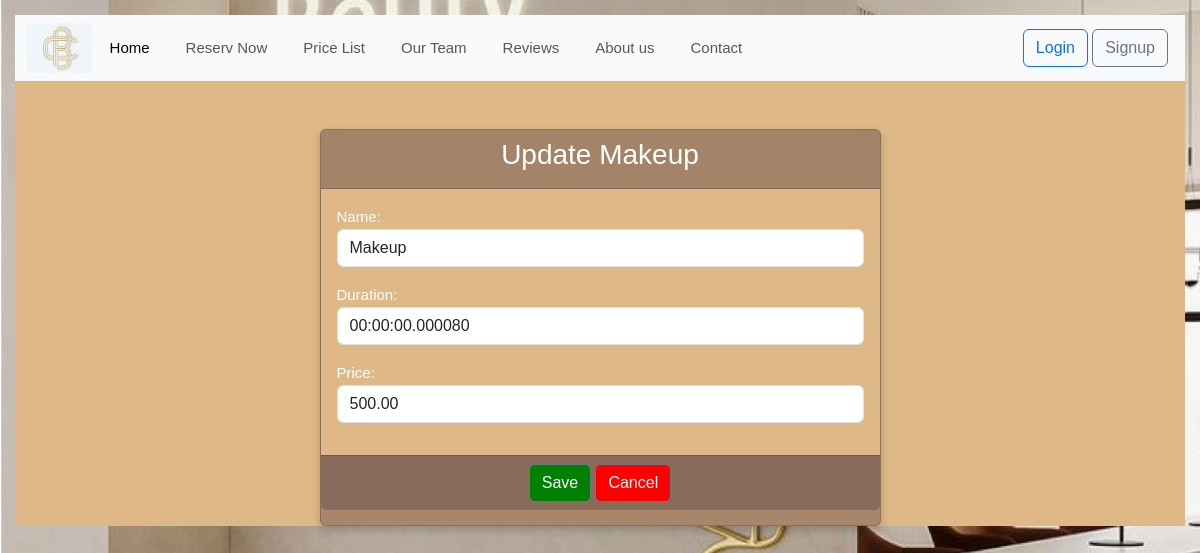
Page /update-service/3/ on the earlier database version.
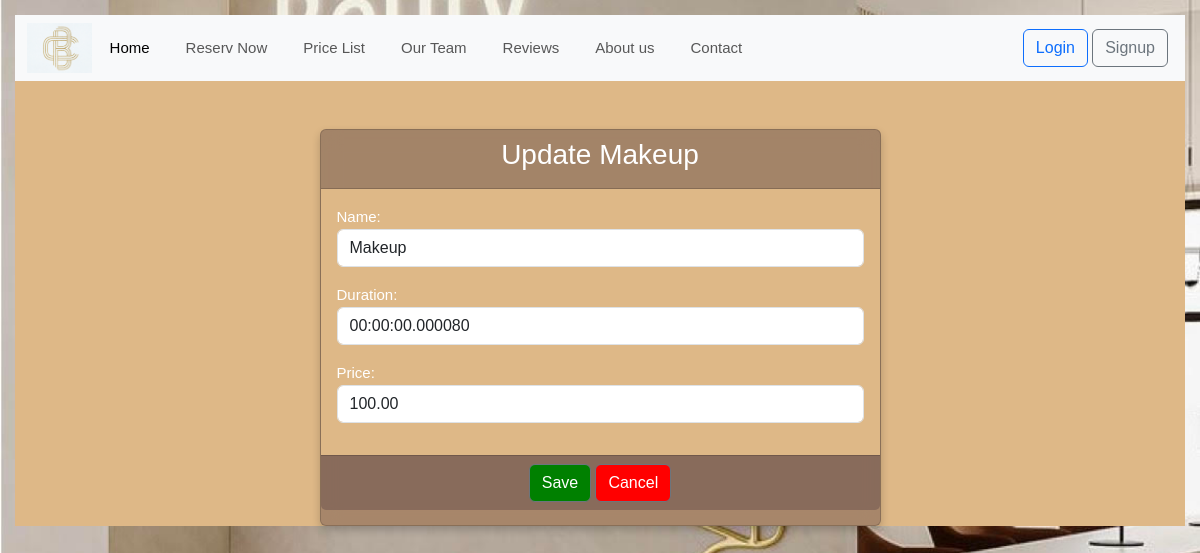
Same page on the later database version.
### reservation/models.py (models this page shows)
class Service(models.Model):
    name = models.CharField(max_length=255)
    duration = models.DurationField()
    price = models.DecimalField(max_digits=10, decimal_places=2)
    def __str__(self):
        return self.name

### reservation/views.py (the view)
# urls.py: path('update-service/<int:pk>/', views.ServiceUpdateView.as_view(), name='update_service'),
class ServiceUpdateView(UpdateView, LoginRequiredMixin, PermissionRequiredMixin, ):
    template_name = "service/update_service.html"
    model = Service
    form_class = ServiceUpdateForm
    success_url = reverse_lazy('services_list')
    permission_required = "service.change_service"

### reservation/forms.py
class ServiceUpdateForm(forms.ModelForm):
    class Meta:
        model = Service
        fields = ("name", "duration", "price")
        widgets = {
            'name': forms.TextInput(attrs={'class': 'form-control', 'placeholder': 'Please enter a service'}),
            "duration": forms.TextInput(attrs={'class': 'form-control', 'placeholder': 'Please enter the duration format 00:00:00'}),
            "price": forms.NumberInput(attrs={'class': 'form-control', 'placeholder': 'Please enter the price'}),
        }

### templates/service/update_service.html (shortened to what this page needs)
{% extends 'base.html' %}
{% block content %}
    <div class="container-fluid">
        <div class="row " style="background-color: burlywood">
            <div class="col-md-6 offset-md-3 gy-5" >
                <div class="card" style="background-color: rgb(95 71 71 /43%)">
                    <div class="card-header" >
                        <h3 class="text-center" >Update {{service}}</h3>
                    </div>
                    <form method="post" enctype="multipart/form-data" >
                        <div class="card-body" style="background-color: burlywood">
                            {{ form.as_p }}
                        </div>
                         <div class="card-footer text-center" style="background-color: rgb(95 71 71 /43%)">
                            <button type="submit" class="btn btn-secondary" style="background-color: green">Save</button>
                            <a href="{% url 'services_list' %}" class="btn btn-secondary" style="background-color: red">Cancel</a>
                        </div>
                    </form>
                </div>
            </div>
        </div>
    </div>
{% endblock %}

Differences in the rows shown:
changed Service "Makeup": price "500.00" → "100.00"
